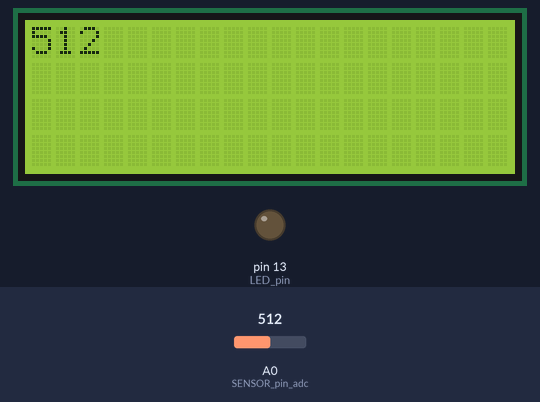
The sketch below on a simulated Arduino Uno, built with avr-gcc and run on an emulated ATmega328P. Parts: 20×4 character LCD, output pins drawn as LEDs (lit = HIGH). The inputs (shaded band) are chosen by the test bench; at power-on: A0 (SENSOR_pin_adc) = 512.

Above: at 1.3 s.
1.4 s: A0 (SENSOR_pin_adc) set to 716
At 2.6 s:
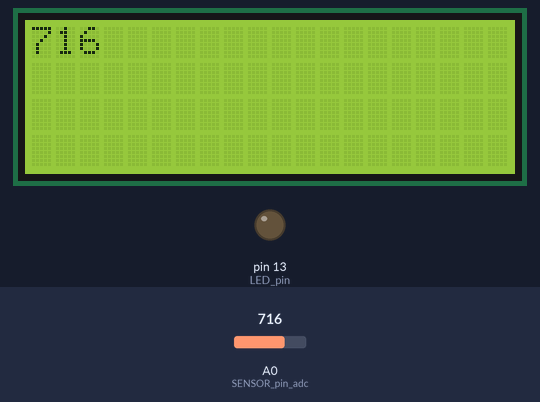
2.9 s: A0 (SENSOR_pin_adc) set to 900
At 3.7 s:
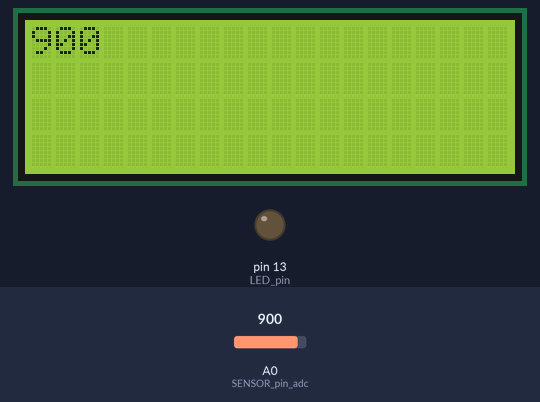
4.4 s: A0 (SENSOR_pin_adc) set to 1023
At 5.0 s:
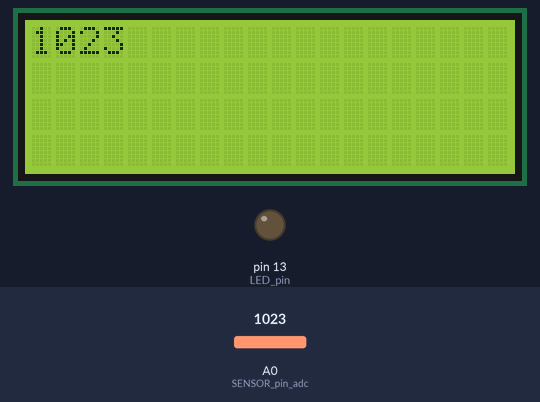
Timing chart, 0 to 7.4 s (numbered marks = the images above; inputs shaded):
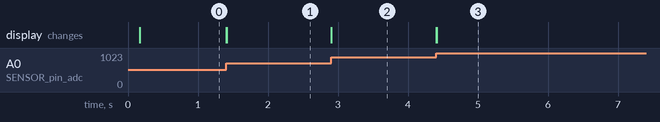

The sketch:

echo_audio.ino
```cpp
/*
 * echo_audio
 *   reads in microphone signal via pin SENSOR_pin_adc and averages adjacent values
 *   input data is 12 bit i.e. 0..1023
 *   output data is 8 bit i.e. 0..255 so sum(new+old)/2 must be divided by 16 for scaling
 *
 * See also analogue input examples
 */

///////////////////////////////////////////////////////////////////////////
#include <Wire.h>	// access I2C
#include <LCD.h>	// and LCD
#include <LiquidCrystal_I2C.h>

// Specify LCD geometry and optionally choose "fat" digits
#define nCOLS           20
#define nROWS            4

// Instantiate I2C connected LCD at backpack address 0x27
// - this is like 4-bit mode for standard LiquidCrystal described at
//     https://www.arduino.cc/en/Reference/LiquidCrystalConstructor
//   but with extra arguments defining I2C port address and E pin number
// - the address = base address 0x20 + least significant 3 bits set by user
#define BACKLIGHT_PIN  3
#define En_pin  2
#define Rw_pin  1		// Note that these pin numbers refer
#define Rs_pin  0		// to connections between the LCD
#define D4_pin  4		// backpack PCF8574 chip and the LCD
#define D5_pin  5
#define D6_pin  6
#define D7_pin  7

LiquidCrystal_I2C  lcd(0x27,En_pin,Rw_pin,Rs_pin,D4_pin,D5_pin,D6_pin,D7_pin);
///////////////////////////////////////////////////////////////////////////

// Define signal names in terms of standard Arduino board pin numbers
#define LED_pin         13	// pin 13
#define SENSOR_pin_adc  A0	// adc0

// Define array for sensor values using smallest possible int types
#define nHistory 16		// number of samples to keep for processing
static uint16_t sensorValues[nHistory];
static uint8_t  nexts = 0;	// note where next sample is stored
static uint8_t  lasts = nHistory-1;

// initialise IO ports
void setup() {
  // initialize digital LED_pin as an output
  pinMode(LED_pin, OUTPUT);

  lcd.begin(nCOLS, nROWS); // activate LCD module
  lcd.setBacklightPin(BACKLIGHT_PIN, POSITIVE);
  lcd.setBacklight(HIGH);
  delay(100);

  // clear sample buffer
  for (int i = 0; i < nHistory; i++)
    sensorValues[i] = 0;
}

// main loop
// - average input data
// - display sensor data on LCD
void loop() {
  // read sensor and smooth sensorValue
  sensorValues[nexts] = analogRead(SENSOR_pin_adc);
  int average_sv = (sensorValues[nexts] + sensorValues[lasts]) / 2;

  lasts = nexts; // update cyclic indices
  if (++nexts >= nHistory)
    nexts = 0;

  lcd.setCursor(0, 0);
  lcd.print(average_sv);
}
```

Measured:
- after the input at 1.4 s, the display: first changes at once (image 1 shows a later state)
- after the input at 2.9 s, the display: first changes at once (image 2 shows a later state)
- after the input at 4.4 s, the display: first changes at once (image 3 shows a later state)
